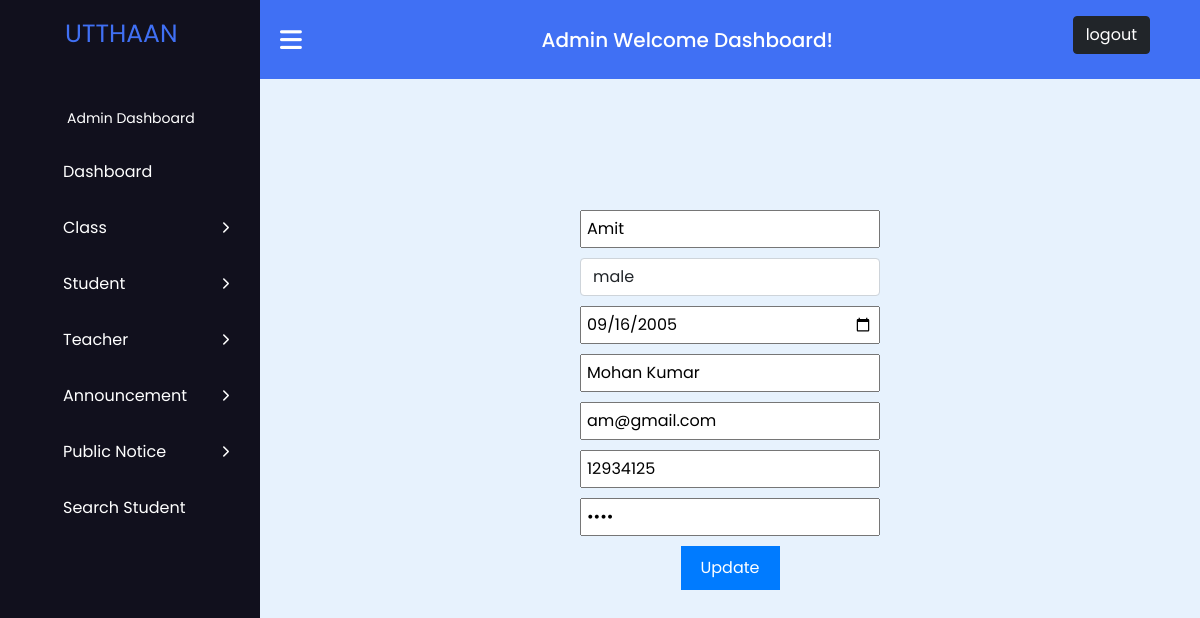
The page /update_student.php?student_id=21 (signed in) on the database its author committed.
### tables this page shows
CREATE TABLE `user` (
  `id` int(11) NOT NULL,
  `username` varchar(50) DEFAULT NULL,
  `phone` int(30) DEFAULT NULL,
  `email` varchar(50) DEFAULT NULL,
  `usertype` varchar(50) DEFAULT NULL,
  `password` varchar(50) DEFAULT NULL,
  `gender` varchar(10) DEFAULT NULL,
  `dob` date DEFAULT NULL,
  `fathername` varchar(50) DEFAULT NULL
);

### update_student.php (the view, shortened to what this page needs)
<?php
$host = "localhost";
$user = "root";
$pass = "";
$database = "sms-project";
$data = mysqli_connect($host, $user, $pass, $database);
$id = $_GET['student_id'];
$sql = "SELECT * FROM user WHERE id='$id'";
$result = mysqli_query($data, $sql);
$info = $result->fetch_assoc();
?>
<!DOCTYPE html>
<html lang="en">
<head>
    <link rel="stylesheet" href="https://cdnjs.cloudflare.com/ajax/libs/font-awesome/6.2.1/css/all.min.css" />
    <link href="https://cdn.jsdelivr.net/npm/bootstrap@5.0.0/dist/css/bootstrap.min.css" rel="stylesheet" />
</head>
<body>
    <?php
    include 'admin_sidebar.php';
    ?>
    <main class="main">
        <form action="#" method="POST">
            <input type="text" name="name" placeholder="Name" value="<?php echo "{$info['username']}"; ?>" required><br>
            <select name="gender" class="form-control" required>
                <option value="<?php echo "{$info['gender']}"; ?>"><?php echo "{$info['gender']}"; ?></option>
            </select>
            <input style="margin-top:10px;" type="date" id="date" name="dob" value="<?php echo "{$info['dob']}" ?>"
                required>
            <input type="text" name="fname" placeholder="Father Name" value="<?php echo "{$info['fathername']}" ?>"
                required><br>
            <input type="email" name="email" placeholder="Email" value="<?php echo "{$info['email']}"; ?>" required><br>
            <input type="number" name="phone" placeholder="Phone" value="<?php echo "{$info['phone']}"; ?>"
                required><br>
            <input type="password" name="password" placeholder="Password" value="<?php echo "{$info['password']}"; ?>"
                required><br>
            <button type="submit" name="update">Update</button>
        </form>
    </main>
</body>
</html>

### update_student.php (style rules this page uses)
form { width: 300px; margin: 0 auto; text-align: center; }
input { margin-bottom: 10px; width: 100%; padding: 5px; box-sizing: border-box; }
button { padding: 10px 20px; background-color: #007bff; color: white; border: none; cursor: pointer; }

### admin_css.php (style rules this page uses)
* { margin: 0; padding: 0; box-sizing: border-box; font-family: "Poppins", sans-serif; }
.navbar, .main { left: 260px; width: calc(100% - 260px); transition: all 0.5s ease; z-index: 1000; }
.main { position: relative; display: flex; align-items: center; justify-content: center; height: 100vh; z-index: 100; background: #e7f2fd; }

### rows shown on the page
user: name "Amit", gender "male", dob "09/16/2005", fname "Mohan Kumar", email "am@gmail.com", phone "12934125"
